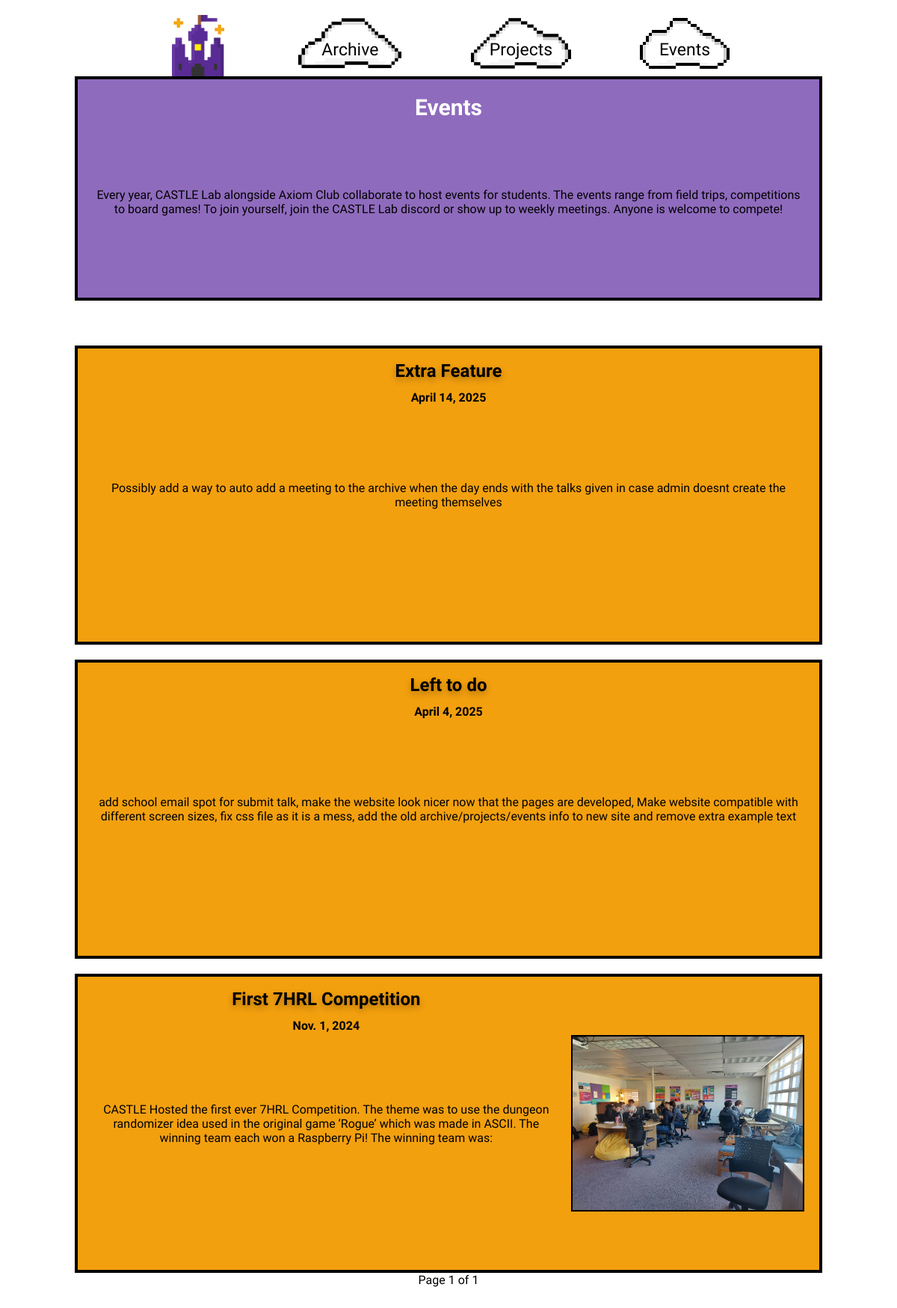
The app's page /events/, older data.
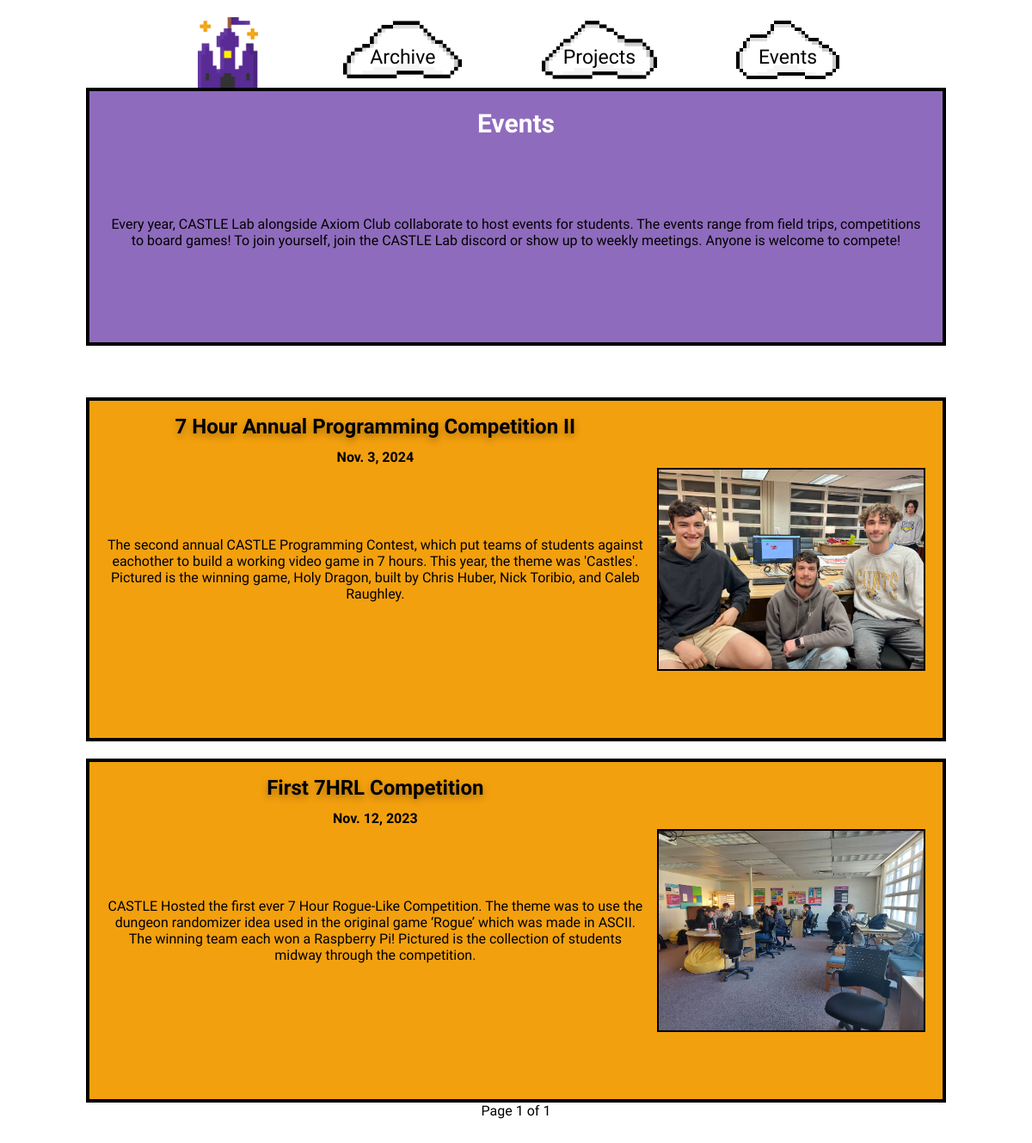
The same page, newer data.
### website/models.py (models this page shows, shortened)
class Event(models.Model):
    title = models.CharField(max_length=50)
    date = models.DateField()
    description = models.CharField(max_length=400)
    img = models.ImageField(upload_to='photos/', blank=True, null=True)
    class Meta:
        db_table = 'events'

### website/views.py (the view)
# urls.py: path('events/', views.events, name='events'),
def events(request):
    events = Event.objects.all().order_by('-date')
    per_page = 6  # Number of meetings per page
    paginator = Paginator(events, per_page)
    page_number = request.GET.get('page', 1)  # Get the current page number
    try:
        page_obj = paginator.page(page_number)
    except PageNotAnInteger:
        page_obj = paginator.page(1)
    except EmptyPage:
        page_obj = paginator.page(paginator.num_pages)
    return render(request, 'events.html', {'page_obj': page_obj})

### website/templates/events.html (shortened to what this page needs)
{% load static %}
<!DOCTYPE html>
<html lang="en">
    <head>
        <link rel="stylesheet" href="{% static 'styles/styles.css' %}">
    </head>
    <body>
        <header id="header-section">
            <div id="line"></div>
            <nav>
                <div class="spacing nav-row">
                    <div class="container nav-text">
                        <a href="{% url 'index' %}">
                            <img src="../static/images/castlealone.png" alt="Link to Home Page" id="navhome_img">
                        </a>
                    </div>
                    <div class="container nav-text">
                        <a href="{% url 'archive' %}" class="container nav-text">
                            <img src="../static/images/cloud5.png" alt="Link to Archive Page" id="navarchive_img">
                            <span class="centered">Archive</span>
                        </a>
                    </div>
                    <div class="container nav-text">
                        <a href="{% url 'projects' %}" class="container nav-text">
                            <img src="../static/images/cloud4.png" alt="Link to Projects Page" id="navprojects_img">
                            <span class="centered">Projects</span>
                        </a>
                    </div>
                    <div class="container nav-text">
                        <a href="{% url 'events' %}" class="container nav-text">
                            <img src="../static/images/cloud3.png" alt="Link to Events Page" id="navevents_img">
                            <span class="centered">Events</span>
                        </a>
                    </div>
                </div>
            </nav>
        </header>
        <div class="spacing column">
            <div class="container lander">
                <div class="rect-purple rect-head rect-base">
                    <div class="text">
                        <h3 class="lander-text">Events</h3>
                        <p class="eventdesc text">Every year, CASTLE Lab alongside Axiom Club collaborate to host events for students. The events range from field trips, competitions to board games! To join yourself, join the CASTLE Lab discord or show up to weekly meetings. Anyone is welcome to compete!</p>
                    </div>
                </div>
            </div>
        </div>
        <div id="line2"></div>
        <div class="spacing column">
            {% for event in page_obj %}
            <div class="container">
                <div class="rect-orange rect-event rect-base">
                    <div class="text event-text">
                        <h2 class="event-title shadow">{{ event.title }}</h2>
                        <h4 class="event-date">{{ event.date }}</h4>
                        <p class="event-description">{{ event.description }}</p>
                    </div>
                    {% if event.img %}
                    <div class="event-image">
                        <img src="{{ event.img.url }}" alt="Event Image" id="img-border">
                    </div>
                    {% endif %}
                </div>
            </div>
            {% endfor %}
        </div>
        <div class="pagination">
            <span>Page {{ page_obj.number }} of {{ page_obj.paginator.num_pages }}</span>
        </div>
        <div id="line2"></div>
    </body>
</html>

Row changes from the older to the newer data that the page shows:
removed Event: title "Extra Feature", date "April 14, 2025", description "Possibly add a way to auto add a meeting to the archive when the day ends with the talks given in case admin doesnt create the meeting themselves"
removed Event: title "Left to do", date "April 4, 2025", description "add school email spot for submit talk, make the website look nicer now that the pages are developed, Make website compatible with different screen sizes, fix css file as it is a mess, add the old archive/projects/events info to new site and remove extra example text"
added Event: title "7 Hour Annual Programming Competition II", date "Nov. 3, 2024", description "The second annual CASTLE Programming Contest, which put teams of students against eachother to build a working video game in 7 hours. This year, the theme was 'Castles'. Pictured is the winning game, Holy Dragon, built by Chris Huber, Nick Toribio, and Caleb Raughley.", img (picture)
changed Event "First 7HRL Competition": date "Nov. 1, 2024" → "Nov. 12, 2023"; description "…Hosted the first ever 7HRL Competition. The theme was to use the dungeon randomizer idea used in the original game ‘Rogue’ which was made in ASCII. The winning team each won a Raspberry Pi! The winning team was:" → "…Hosted the first ever 7 Hour Rogue-Like Competition. The theme was to use the dungeon randomizer idea used in the original game ‘Rogue’ which was made in ASCII. The winning team each won a Raspberry Pi! Pictured is the collection of students midway through the competition."
